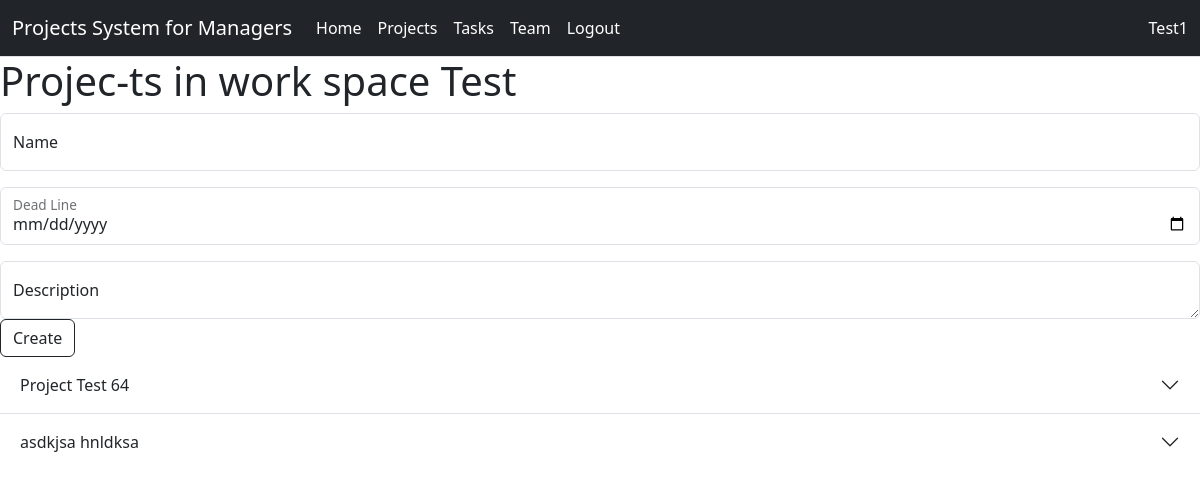
Page /projects_task_activities/projects/ (signed in) on the earlier database version.
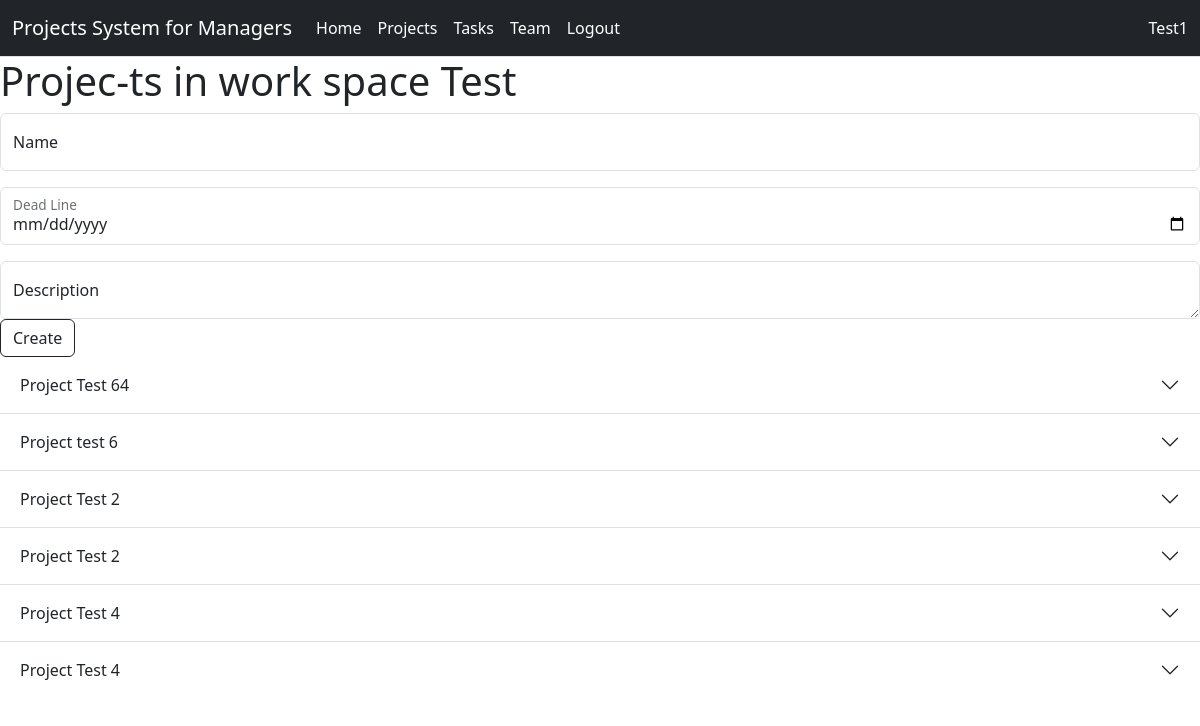
Same page on the later database version.
### projects_tasks_and_activities/models.py (models this page shows)
class Project(models.Model):
    created_by_user = models.ForeignKey(UserProfile, on_delete=models.CASCADE, related_name='Project_Users')
    in_work_space = models.ForeignKey(WorkSpaces, on_delete=models.CASCADE,related_name='Project_WorkSpaces')
    state = models.CharField(max_length=15, choices=STATE, default= 'STAND_BY')
    name = models.CharField(max_length=100)
    dead_line = models.DateField()
    description = models.CharField(max_length=250)
    created_at = models.DateTimeField(auto_now_add=True, blank=True)
    updated_at = models.DateTimeField(auto_now_add=True)
    def __str__(self) -> str:
        return self.name

### projects_tasks_and_activities/views.py (the view)
# urls.py: path('projects/', views.projects,name='projects'),
@login_required
def projects(request):
    now = str(datetime.now())
    if request.method == 'GET':
        workspace = WorkSpaces.objects.get(pk= request.session['selected_workspace'])
        projects = Project.objects.filter(created_by_user = request.user.pk, in_work_space = workspace)
        return render(request,'projects_resume.html',{
            'work_space':  workspace,
            'now':now,
            'projects':projects
        })

### user_work_space_manager/models.py (called while the page is built)
    def __str__(self) -> str:
        return self.name

### projects_tasks_and_activities/Templates/projects_resume.html (shortened to what this page needs)
{% extends "base.html" %}
{% block content %}
    <h1>Projec-ts in {{work_space}}</h1>
    <form action={% url 'create_project' %} method="post">
        <div class="form-floating mb-3">
            <input type="text" class="form-control" id="floatingname" placeholder="Please, write your name" name="name">
            <label for="Inputname" >Name</label>
        </div>
        <div class="form-floating mb-3">
            <input type="date" class="form-control" id="floatingdate"  name="dead_line" min={{now}}>
            <label for="floatingdate" >Dead Line</label>
        </div>
        <div class="form-floating">
            <textarea class="form-control" placeholder="Please, write description for project" name= "description"id="floatingTextarea"></textarea>
            <label for="floatingTextarea">Description</label>
          </div>
        <button  class="btn btn-outline-dark">Create</button>
    </form>
    <div class="accordion accordion-flush" id="accordionFlushExample">
        {% for project in projects %}
        <div class="accordion-item">
              <button class="accordion-button collapsed" type="button" data-bs-toggle="collapse" data-bs-target="#flush-{{project.pk}}" aria-expanded="false" aria-controls="flush-{{project.pk}}">
                <h2 class="accordion-header"></h2>{{project}} </h2>
              </button>
          </div>
        {% endfor %}
      </div>
{% endblock content %}

Differences in the rows shown:
changed Project: name "asdkjsa hnldksa" → "Project test 6"
added Project: name "Project Test 2"
added Project: name "Project Test 2"
added Project: name "Project Test 4"
added Project: name "Project Test 4"
